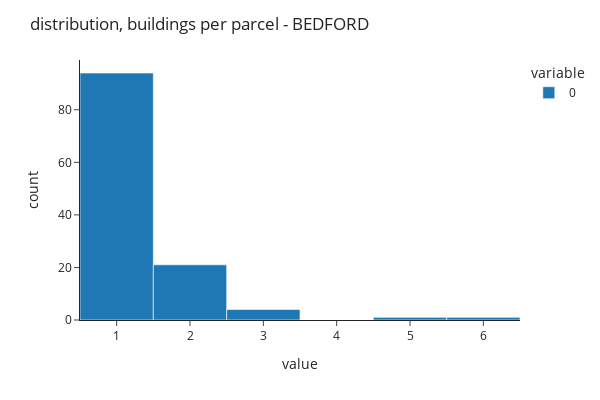

The notebook cell this image was saved under:
### Code cell
cbl_match = building_parcel_match.loc[building_parcel_match['PRINT_KEY'].isin(cbl['Parcel ID'])]

cbl_merge = pd.merge(
    left=cbl,
    right=building_parcel_match,
    left_on='Parcel ID',
    right_on='PRINT_KEY',
    how='left'
)

buildings_per_parcel = cbl_merge['Parcel ID'].value_counts()

fig = px.histogram(buildings_per_parcel.values)

fig.update_layout(
    title='distribution, buildings per parcel - BEDFORD',
    width=600, height=400
)
fig.show()



cbl_merge.loc[cbl_merge['Parcel ID'] == '49.15-4-31']

### Figure 1 — Plotly figure (JSON) as saved in the notebook; plotly's stock layout.template omitted (floating-point values rounded to 4 significant figures)
{"data": [{"bingroup": "x", "hovertemplate": "variable=0<br>value=%{x}<br>count=%{y}<extra></extra>", "legendgroup": "0", "marker": {"color": "#1F77B4", "pattern": {"shape": ""}}, "name": "0", "orientation": "v", "showlegend": true, "type": "histogram", "x": [6, 5, 3, 3, 3, 3, 2, 2, 2, 2, 2, 2, 2, 2, 2, 2, 2, 2, 2, 2, 2, 2, 2, 2, 2, 2, 2, 1, 1, 1, 1, 1, 1, 1, 1, 1, 1, 1, 1, 1, 1, 1, 1, 1, 1, 1, 1, 1, 1, 1, 1, 1, 1, 1, 1, 1, 1, 1, 1, 1, 1, 1, 1, 1, 1, 1, 1, 1, 1, 1, 1, 1, 1, 1, 1, 1, 1, 1, 1, 1, 1, 1, 1, 1, 1, 1, 1, 1, 1, 1, 1, 1, 1, 1, 1, 1, 1, 1, 1, 1, 1, 1, 1, 1, 1, 1, 1, 1, 1, 1, 1, 1, 1, 1, 1, 1, 1, 1, 1, 1, 1], "xaxis": "x", "yaxis": "y"}], "layout": {"barmode": "relative", "height": 400, "legend": {"title": {"text": "variable"}, "tracegroupgap": 0}, "margin": {"t": 60}, "title": {"text": "distribution, buildings per parcel - BEDFORD"}, "width": 600, "xaxis": {"anchor": "y", "domain": [0, 1], "title": {"text": "value"}}, "yaxis": {"anchor": "x", "domain": [0, 1], "title": {"text": "count"}}}}
